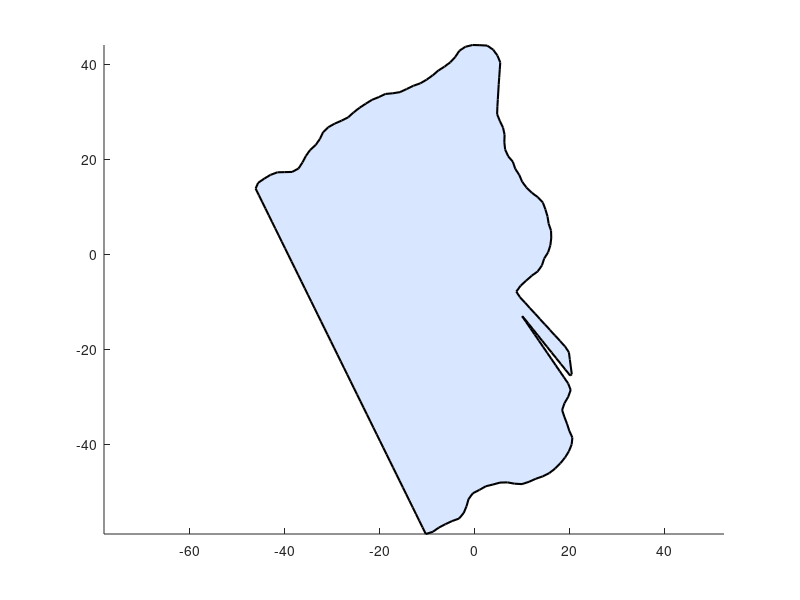

Write the MATLAB code that produced this figure.
function V = Generar_Poligon(numVert, numSamples, turnVar, minEdge, maxEdge)

%   Genera un poligon aleatori
%
% Inputs:
%   numVert    - Nombre de vertex
%   numSamples - Nombre de punts del perímetre que retorna
%   turnVar    - Variació mitja de canvi d'angle entre cada vector de dos
%   punts
%   minEdge    - Mínima distància entre dos punts del perímetre
%   maxEdge    - Màxima distància entre dos punts del perímetre
%
% Output:
%   V - numSamples punts del perimetre en una matriu numSamples x 2

    if nargin < 5, maxEdge = 1.3; end
    if nargin < 4, minEdge = 0.9; end
    if nargin < 3, turnVar = 0.05; end
    if nargin < 2, numSamples = 200; end
    if nargin < 1, numVert = 200; end


    angles = zeros(numVert,1);
    for i = 2:numVert
        angles(i) = angles(i-1) + sqrt(turnVar)*randn;
    end

    step = 1;
    dx = step * cos(angles);
    dy = step * sin(angles);

    % polygon vertices
    V_orig = [cumsum(dx), cumsum(dy)];
    V_orig = V_orig - mean(V_orig,1);

    ang = atan2(V_orig(:,2), V_orig(:,1));
    [~, order] = sort(ang);
    V_sorted = V_orig(order,:);

    diffs = diff([V_sorted; V_sorted(1,:)],1,1);
    edgeLen = sqrt(sum(diffs.^2,2));
    keepIdx = true(size(V_sorted,1),1);

    for i = 1:length(V_sorted)
        nextEdge = edgeLen(i);
        if nextEdge > maxEdge
            keepIdx(i) = false;  % remove spike
        end
        if nextEdge < minEdge
            keepIdx(i) = true;   % preserve small curves
        end
    end
    V_clean = V_sorted(keepIdx,:);

    diffs = diff([V_clean; V_clean(1,:)],1,1);
    edgeLen = sqrt(sum(diffs.^2,2));
    cumLen = [0; cumsum(edgeLen)];
    perim = cumLen(end);

    spacing = perim / numSamples;
    s = 0:spacing:(perim-spacing);
    V = zeros(numSamples,2);

    for k = 1:numSamples
        idx = find(cumLen <= s(k),1,'last');
        if idx == length(edgeLen)+1, idx = 1; end
        frac = (s(k)-cumLen(idx))/edgeLen(idx);
        V(k,:) = V_clean(idx,:) + frac*diffs(idx,:);
    end


    % Plot

    figure; hold on; axis equal;
    fill(V(:,1), V(:,2), [0.85 0.9 1], 'EdgeColor','k','LineWidth',1.5);
end
